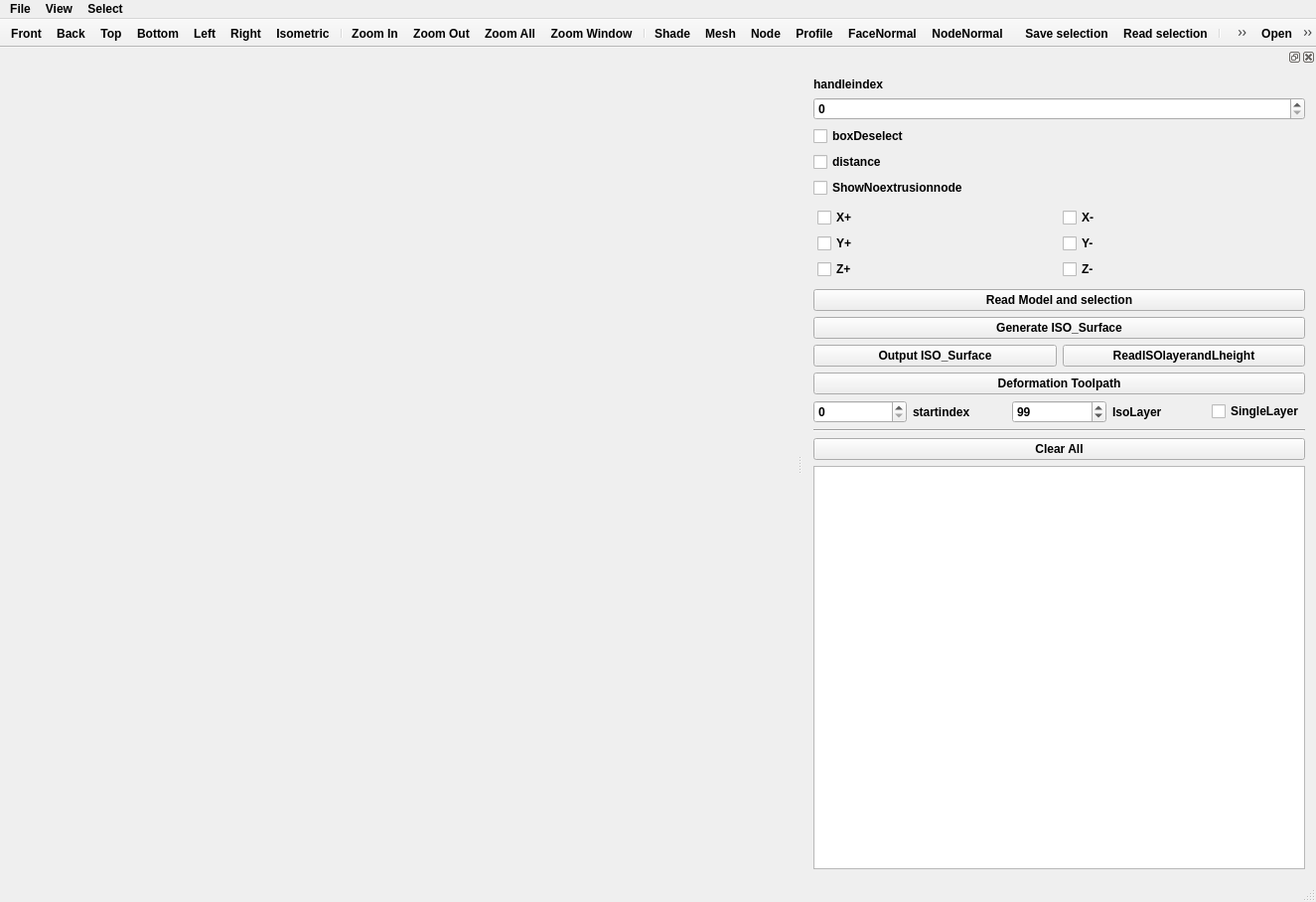
<?xml version="1.0" encoding="UTF-8"?>
<ui version="4.0">
 <class>MainWindow</class>
 <widget class="QMainWindow" name="MainWindow">
  <property name="windowModality">
   <enum>Qt::ApplicationModal</enum>
  </property>
  <property name="enabled">
   <bool>true</bool>
  </property>
  <property name="geometry">
   <rect>
    <x>0</x>
    <y>0</y>
    <width>1325</width>
    <height>908</height>
   </rect>
  </property>
  <property name="minimumSize">
   <size>
    <width>0</width>
    <height>600</height>
   </size>
  </property>
  <property name="font">
   <font>
    <weight>75</weight>
    <bold>true</bold>
   </font>
  </property>
  <property name="mouseTracking">
   <bool>true</bool>
  </property>
  <property name="focusPolicy">
   <enum>Qt::StrongFocus</enum>
  </property>
  <property name="acceptDrops">
   <bool>true</bool>
  </property>
  <property name="windowTitle">
   <string>MainWindow</string>
  </property>
  <widget class="QWidget" name="centralWidget">
   <property name="mouseTracking">
    <bool>true</bool>
   </property>
   <property name="acceptDrops">
    <bool>true</bool>
   </property>
   <layout class="QHBoxLayout" name="horizontalLayout"/>
  </widget>
  <widget class="QToolBar" name="navigationToolBar">
   <property name="windowTitle">
    <string>navigationToolBar</string>
   </property>
   <property name="movable">
    <bool>false</bool>
   </property>
   <property name="iconSize">
    <size>
     <width>25</width>
     <height>25</height>
    </size>
   </property>
   <property name="floatable">
    <bool>false</bool>
   </property>
   <attribute name="toolBarArea">
    <enum>TopToolBarArea</enum>
   </attribute>
   <attribute name="toolBarBreak">
    <bool>false</bool>
   </attribute>
   <addaction name="actionFront"/>
   <addaction name="actionBack"/>
   <addaction name="actionTop"/>
   <addaction name="actionBottom"/>
   <addaction name="actionLeft"/>
   <addaction name="actionRight"/>
   <addaction name="actionIsometric"/>
   <addaction name="separator"/>
   <addaction name="actionZoom_In"/>
   <addaction name="actionZoom_Out"/>
   <addaction name="actionZoom_All"/>
   <addaction name="actionZoom_Window"/>
   <addaction name="separator"/>
   <addaction name="actionShade"/>
   <addaction name="actionMesh"/>
   <addaction name="actionNode"/>
   <addaction name="actionProfile"/>
   <addaction name="actionFaceNormal"/>
   <addaction name="actionNodeNormal"/>
  </widget>
  <widget class="QStatusBar" name="statusBar"/>
  <widget class="QToolBar" name="selectionToolBar">
   <property name="windowTitle">
    <string>selectionToolBar</string>
   </property>
   <property name="movable">
    <bool>false</bool>
   </property>
   <property name="iconSize">
    <size>
     <width>25</width>
     <height>25</height>
    </size>
   </property>
   <property name="floatable">
    <bool>false</bool>
   </property>
   <attribute name="toolBarArea">
    <enum>TopToolBarArea</enum>
   </attribute>
   <attribute name="toolBarBreak">
    <bool>false</bool>
   </attribute>
   <addaction name="actionSaveSelection"/>
   <addaction name="actionReadSelection"/>
   <addaction name="separator"/>
   <addaction name="actionSelectNode"/>
   <addaction name="actionSelectEdge"/>
   <addaction name="actionSelectFace"/>
   <addaction name="actionSelectFix"/>
   <addaction name="actionSelectHandle"/>
  </widget>
  <widget class="QDockWidget" name="dockWidget">
   <property name="sizePolicy">
    <sizepolicy hsizetype="Minimum" vsizetype="Maximum">
     <horstretch>0</horstretch>
     <verstretch>0</verstretch>
    </sizepolicy>
   </property>
   <property name="minimumSize">
    <size>
     <width>517</width>
     <height>660</height>
    </size>
   </property>
   <attribute name="dockWidgetArea">
    <number>2</number>
   </attribute>
   <widget class="QWidget" name="dockWidgetContents">
    <property name="layoutDirection">
     <enum>Qt::LeftToRight</enum>
    </property>
    <layout class="QVBoxLayout" name="verticalLayout">
     <item>
      <widget class="QLabel" name="handlebutton">
       <property name="text">
        <string>handleindex</string>
       </property>
      </widget>
     </item>
     <item>
      <widget class="QSpinBox" name="Handleindexinput">
       <property name="maximum">
        <number>1000</number>
       </property>
       <property name="value">
        <number>0</number>
       </property>
      </widget>
     </item>
     <item>
      <widget class="QCheckBox" name="boxDeselect">
       <property name="text">
        <string>boxDeselect</string>
       </property>
      </widget>
     </item>
     <item>
      <widget class="QCheckBox" name="Distanceselect">
       <property name="text">
        <string>distance</string>
       </property>
      </widget>
     </item>
     <item>
      <widget class="QCheckBox" name="ShowNoextrusionnode">
       <property name="text">
        <string>ShowNoextrusionnode</string>
       </property>
      </widget>
     </item>
     <item>
      <layout class="QGridLayout" name="gridLayout">
       <property name="leftMargin">
        <number>4</number>
       </property>
       <property name="topMargin">
        <number>4</number>
       </property>
       <property name="rightMargin">
        <number>4</number>
       </property>
       <property name="bottomMargin">
        <number>4</number>
       </property>
       <item row="0" column="1">
        <widget class="QCheckBox" name="XNeg">
         <property name="text">
          <string>X-</string>
         </property>
        </widget>
       </item>
       <item row="2" column="1">
        <widget class="QCheckBox" name="ZNEG">
         <property name="text">
          <string>Z-</string>
         </property>
        </widget>
       </item>
       <item row="2" column="0">
        <widget class="QCheckBox" name="ZPOS">
         <property name="text">
          <string>Z+</string>
         </property>
        </widget>
       </item>
       <item row="0" column="0">
        <widget class="QCheckBox" name="XPos">
         <property name="text">
          <string>X+</string>
         </property>
        </widget>
       </item>
       <item row="1" column="1">
        <widget class="QCheckBox" name="YNeg">
         <property name="text">
          <string>Y-</string>
         </property>
        </widget>
       </item>
       <item row="1" column="0">
        <widget class="QCheckBox" name="YPos">
         <property name="text">
          <string>Y+</string>
         </property>
        </widget>
       </item>
      </layout>
     </item>
     <item>
      <widget class="QPushButton" name="ReadModeladnInfor">
       <property name="text">
        <string>Read Model and selection</string>
       </property>
      </widget>
     </item>
     <item>
      <layout class="QHBoxLayout" name="horizontalLayout_2"/>
     </item>
     <item>
      <widget class="QPushButton" name="ComputeISOSurf">
       <property name="text">
        <string>Generate ISO_Surface</string>
       </property>
      </widget>
     </item>
     <item>
      <layout class="QHBoxLayout" name="horizontalLayout_4">
       <item>
        <widget class="QPushButton" name="Output_ISO_Surface">
         <property name="text">
          <string>Output ISO_Surface</string>
         </property>
        </widget>
       </item>
       <item>
        <widget class="QPushButton" name="ReadISOlayerandLheight">
         <property name="text">
          <string>ReadISOlayerandLheight</string>
         </property>
        </widget>
       </item>
      </layout>
     </item>
     <item>
      <widget class="QPushButton" name="DeformationToopath">
       <property name="text">
        <string>Deformation Toolpath</string>
       </property>
      </widget>
     </item>
     <item>
      <layout class="QHBoxLayout" name="horizontalLayout_5">
       <item>
        <widget class="QSpinBox" name="startindex">
         <property name="maximum">
          <number>1000</number>
         </property>
         <property name="value">
          <number>0</number>
         </property>
        </widget>
       </item>
       <item>
        <widget class="QLabel" name="label_8">
         <property name="text">
          <string>startindex</string>
         </property>
        </widget>
       </item>
       <item>
        <widget class="QSpinBox" name="IsoLayerIndex">
         <property name="maximum">
          <number>1000</number>
         </property>
         <property name="value">
          <number>99</number>
         </property>
        </widget>
       </item>
       <item>
        <widget class="QLabel" name="label_7">
         <property name="text">
          <string>IsoLayer</string>
         </property>
        </widget>
       </item>
       <item>
        <widget class="QCheckBox" name="VisualSingleLayerButtom">
         <property name="text">
          <string>SingleLayer</string>
         </property>
        </widget>
       </item>
      </layout>
     </item>
     <item>
      <widget class="Line" name="line_4">
       <property name="orientation">
        <enum>Qt::Horizontal</enum>
       </property>
      </widget>
     </item>
     <item>
      <layout class="QHBoxLayout" name="horizontalLayout_6"/>
     </item>
     <item>
      <layout class="QHBoxLayout" name="horizontalLayout_7"/>
     </item>
     <item>
      <layout class="QHBoxLayout" name="horizontalLayout_3"/>
     </item>
     <item>
      <widget class="QPushButton" name="pushButton_clearAll">
       <property name="text">
        <string>Clear All</string>
       </property>
      </widget>
     </item>
     <item>
      <widget class="QTreeView" name="treeView">
       <property name="enabled">
        <bool>true</bool>
       </property>
       <property name="showDropIndicator" stdset="0">
        <bool>true</bool>
       </property>
       <property name="indentation">
        <number>5</number>
       </property>
       <attribute name="headerVisible">
        <bool>false</bool>
       </attribute>
      </widget>
     </item>
    </layout>
   </widget>
  </widget>
  <widget class="QMenuBar" name="menuBar">
   <property name="geometry">
    <rect>
     <x>0</x>
     <y>0</y>
     <width>1325</width>
     <height>17</height>
    </rect>
   </property>
   <property name="layoutDirection">
    <enum>Qt::LeftToRight</enum>
   </property>
   <widget class="QMenu" name="menuFile">
    <property name="title">
     <string>File</string>
    </property>
    <addaction name="actionOpen"/>
    <addaction name="actionSave"/>
    <addaction name="actionSaveSelection"/>
    <addaction name="actionReadSelection"/>
   </widget>
   <widget class="QMenu" name="menuView">
    <property name="title">
     <string>View</string>
    </property>
    <addaction name="actionFront"/>
    <addaction name="actionBack"/>
    <addaction name="actionTop"/>
    <addaction name="actionBottom"/>
    <addaction name="actionLeft"/>
    <addaction name="actionRight"/>
    <addaction name="actionIsometric"/>
    <addaction name="separator"/>
    <addaction name="actionZoom_In"/>
    <addaction name="actionZoom_Out"/>
    <addaction name="actionZoom_All"/>
    <addaction name="actionZoom_Window"/>
    <addaction name="separator"/>
    <addaction name="actionShade"/>
    <addaction name="actionMesh"/>
    <addaction name="actionNode"/>
    <addaction name="actionProfile"/>
    <addaction name="separator"/>
    <addaction name="actionShifttoOrigin"/>
   </widget>
   <widget class="QMenu" name="menuSelect">
    <property name="title">
     <string>Select</string>
    </property>
    <addaction name="actionSelectNode"/>
    <addaction name="actionSelectEdge"/>
    <addaction name="actionSelectFace"/>
    <addaction name="separator"/>
    <addaction name="actionSelectFix"/>
    <addaction name="actionSelectHandle"/>
    <addaction name="separator"/>
   </widget>
   <addaction name="menuFile"/>
   <addaction name="menuView"/>
   <addaction name="menuSelect"/>
  </widget>
  <widget class="QToolBar" name="toolBar">
   <property name="windowTitle">
    <string>toolBar</string>
   </property>
   <property name="movable">
    <bool>false</bool>
   </property>
   <property name="floatable">
    <bool>false</bool>
   </property>
   <attribute name="toolBarArea">
    <enum>TopToolBarArea</enum>
   </attribute>
   <attribute name="toolBarBreak">
    <bool>false</bool>
   </attribute>
   <addaction name="actionOpen"/>
   <addaction name="actionSave"/>
  </widget>
  <action name="actionOpen">
   <property name="icon">
    <iconset resource="ShapeLab.qrc">
     <normaloff>:/resource/Open Folder.png</normaloff>:/resource/Open Folder.png</iconset>
   </property>
   <property name="text">
    <string>Open</string>
   </property>
  </action>
  <action name="actionFront">
   <property name="checkable">
    <bool>false</bool>
   </property>
   <property name="icon">
    <iconset resource="ShapeLab.qrc">
     <normaloff>:/resource/Front View.png</normaloff>:/resource/Front View.png</iconset>
   </property>
   <property name="text">
    <string>Front</string>
   </property>
  </action>
  <action name="actionBack">
   <property name="checkable">
    <bool>false</bool>
   </property>
   <property name="icon">
    <iconset resource="ShapeLab.qrc">
     <normaloff>:/resource/Back View.png</normaloff>:/resource/Back View.png</iconset>
   </property>
   <property name="text">
    <string>Back</string>
   </property>
  </action>
  <action name="actionTop">
   <property name="checkable">
    <bool>false</bool>
   </property>
   <property name="icon">
    <iconset resource="ShapeLab.qrc">
     <normaloff>:/resource/Top View.png</normaloff>:/resource/Top View.png</iconset>
   </property>
   <property name="text">
    <string>Top</string>
   </property>
  </action>
  <action name="actionBottom">
   <property name="checkable">
    <bool>false</bool>
   </property>
   <property name="icon">
    <iconset resource="ShapeLab.qrc">
     <normaloff>:/resource/Bottom View.png</normaloff>:/resource/Bottom View.png</iconset>
   </property>
   <property name="text">
    <string>Bottom</string>
   </property>
  </action>
  <action name="actionLeft">
   <property name="icon">
    <iconset resource="ShapeLab.qrc">
     <normaloff>:/resource/Left View.png</normaloff>:/resource/Left View.png</iconset>
   </property>
   <property name="text">
    <string>Left</string>
   </property>
  </action>
  <action name="actionRight">
   <property name="icon">
    <iconset resource="ShapeLab.qrc">
     <normaloff>:/resource/Right View.png</normaloff>:/resource/Right View.png</iconset>
   </property>
   <property name="text">
    <string>Right</string>
   </property>
  </action>
  <action name="actionIsometric">
   <property name="icon">
    <iconset resource="ShapeLab.qrc">
     <normaloff>:/resource/Isometric View.png</normaloff>:/resource/Isometric View.png</iconset>
   </property>
   <property name="text">
    <string>Isometric</string>
   </property>
  </action>
  <action name="actionZoom_In">
   <property name="icon">
    <iconset resource="ShapeLab.qrc">
     <normaloff>:/resource/Zoom In.png</normaloff>:/resource/Zoom In.png</iconset>
   </property>
   <property name="text">
    <string>Zoom In</string>
   </property>
  </action>
  <action name="actionZoom_Out">
   <property name="icon">
    <iconset resource="ShapeLab.qrc">
     <normaloff>:/resource/Zoom Out.png</normaloff>:/resource/Zoom Out.png</iconset>
   </property>
   <property name="text">
    <string>Zoom Out</string>
   </property>
  </action>
  <action name="actionZoom_All">
   <property name="icon">
    <iconset resource="ShapeLab.qrc">
     <normaloff>:/resource/Zoom All.png</normaloff>:/resource/Zoom All.png</iconset>
   </property>
   <property name="text">
    <string>Zoom All</string>
   </property>
  </action>
  <action name="actionZoom_Window">
   <property name="icon">
    <iconset resource="ShapeLab.qrc">
     <normaloff>:/resource/Zoom Window.png</normaloff>:/resource/Zoom Window.png</iconset>
   </property>
   <property name="text">
    <string>Zoom Window</string>
   </property>
  </action>
  <action name="actionShade">
   <property name="checkable">
    <bool>true</bool>
   </property>
   <property name="icon">
    <iconset resource="ShapeLab.qrc">
     <normaloff>:/resource/Shade.png</normaloff>:/resource/Shade.png</iconset>
   </property>
   <property name="text">
    <string>Shade</string>
   </property>
  </action>
  <action name="actionMesh">
   <property name="checkable">
    <bool>true</bool>
   </property>
   <property name="icon">
    <iconset resource="ShapeLab.qrc">
     <normaloff>:/resource/Mesh.png</normaloff>:/resource/Mesh.png</iconset>
   </property>
   <property name="text">
    <string>Mesh</string>
   </property>
  </action>
  <action name="actionNode">
   <property name="checkable">
    <bool>true</bool>
   </property>
   <property name="icon">
    <iconset resource="ShapeLab.qrc">
     <normaloff>:/resource/Node.png</normaloff>:/resource/Node.png</iconset>
   </property>
   <property name="text">
    <string>Node</string>
   </property>
  </action>
  <action name="actionSave">
   <property name="icon">
    <iconset resource="ShapeLab.qrc">
     <normaloff>:/resource/Save as.png</normaloff>:/resource/Save as.png</iconset>
   </property>
   <property name="text">
    <string>Save</string>
   </property>
  </action>
  <action name="actionSelectNode">
   <property name="icon">
    <iconset resource="ShapeLab.qrc">
     <normaloff>:/resource/selectNode.png</normaloff>:/resource/selectNode.png</iconset>
   </property>
   <property name="text">
    <string>Node</string>
   </property>
  </action>
  <action name="actionSelectFace">
   <property name="icon">
    <iconset resource="ShapeLab.qrc">
     <normaloff>:/resource/selectFace.png</normaloff>:/resource/selectFace.png</iconset>
   </property>
   <property name="text">
    <string>Face</string>
   </property>
  </action>
  <action name="actionShifttoOrigin">
   <property name="text">
    <string>Shift to Origin</string>
   </property>
  </action>
  <action name="actionProfile">
   <property name="checkable">
    <bool>true</bool>
   </property>
   <property name="icon">
    <iconset resource="ShapeLab.qrc">
     <normaloff>:/resource/Profile.png</normaloff>:/resource/Profile.png</iconset>
   </property>
   <property name="text">
    <string>Profile</string>
   </property>
  </action>
  <action name="actionFaceNormal">
   <property name="checkable">
    <bool>true</bool>
   </property>
   <property name="icon">
    <iconset resource="ShapeLab.qrc">
     <normaloff>:/resource/FaceNormal.png</normaloff>:/resource/FaceNormal.png</iconset>
   </property>
   <property name="text">
    <string>FaceNormal</string>
   </property>
  </action>
  <action name="actionNodeNormal">
   <property name="checkable">
    <bool>true</bool>
   </property>
   <property name="icon">
    <iconset resource="ShapeLab.qrc">
     <normaloff>:/resource/NodeNormal.png</normaloff>:/resource/NodeNormal.png</iconset>
   </property>
   <property name="text">
    <string>NodeNormal</string>
   </property>
  </action>
  <action name="actionSelectEdge">
   <property name="icon">
    <iconset resource="ShapeLab.qrc">
     <normaloff>:/resource/selectEdge.png</normaloff>:/resource/selectEdge.png</iconset>
   </property>
   <property name="text">
    <string>Edge</string>
   </property>
  </action>
  <action name="actionGenerate">
   <property name="text">
    <string>Generate</string>
   </property>
  </action>
  <action name="actionTest_1">
   <property name="text">
    <string>Test_1</string>
   </property>
  </action>
  <action name="actionSelectFix">
   <property name="icon">
    <iconset resource="ShapeLab.qrc">
     <normaloff>:/resource/selectFix.png</normaloff>:/resource/selectFix.png</iconset>
   </property>
   <property name="text">
    <string>Fix</string>
   </property>
  </action>
  <action name="actionSelectHandle">
   <property name="icon">
    <iconset resource="ShapeLab.qrc">
     <normaloff>:/resource/selectHandle.png</normaloff>:/resource/selectHandle.png</iconset>
   </property>
   <property name="text">
    <string>Handle &amp; Rigid</string>
   </property>
  </action>
  <action name="actionSaveSelection">
   <property name="icon">
    <iconset resource="ShapeLab.qrc">
     <normaloff>:/resource/SaveSelection.png</normaloff>:/resource/SaveSelection.png</iconset>
   </property>
   <property name="text">
    <string>Save selection</string>
   </property>
  </action>
  <action name="actionReadSelection">
   <property name="icon">
    <iconset resource="ShapeLab.qrc">
     <normaloff>:/resource/InputSelection.png</normaloff>:/resource/InputSelection.png</iconset>
   </property>
   <property name="text">
    <string>Read selection</string>
   </property>
  </action>
  <action name="actionSelectChamber">
   <property name="text">
    <string>Select Chamber (SORO)</string>
   </property>
  </action>
  <action name="actionExport_to_Abaqus_model">
   <property name="checkable">
    <bool>false</bool>
   </property>
   <property name="icon">
    <iconset resource="ShapeLab.qrc">
     <normaloff>:/resource/abaqus logo.png</normaloff>:/resource/abaqus logo.png</iconset>
   </property>
   <property name="text">
    <string>Export to Abaqus model</string>
   </property>
  </action>
 </widget>
 <layoutdefault spacing="6" margin="11"/>
 <resources>
  <include location="ShapeLab.qrc"/>
 </resources>
 <connections/>
</ui>
